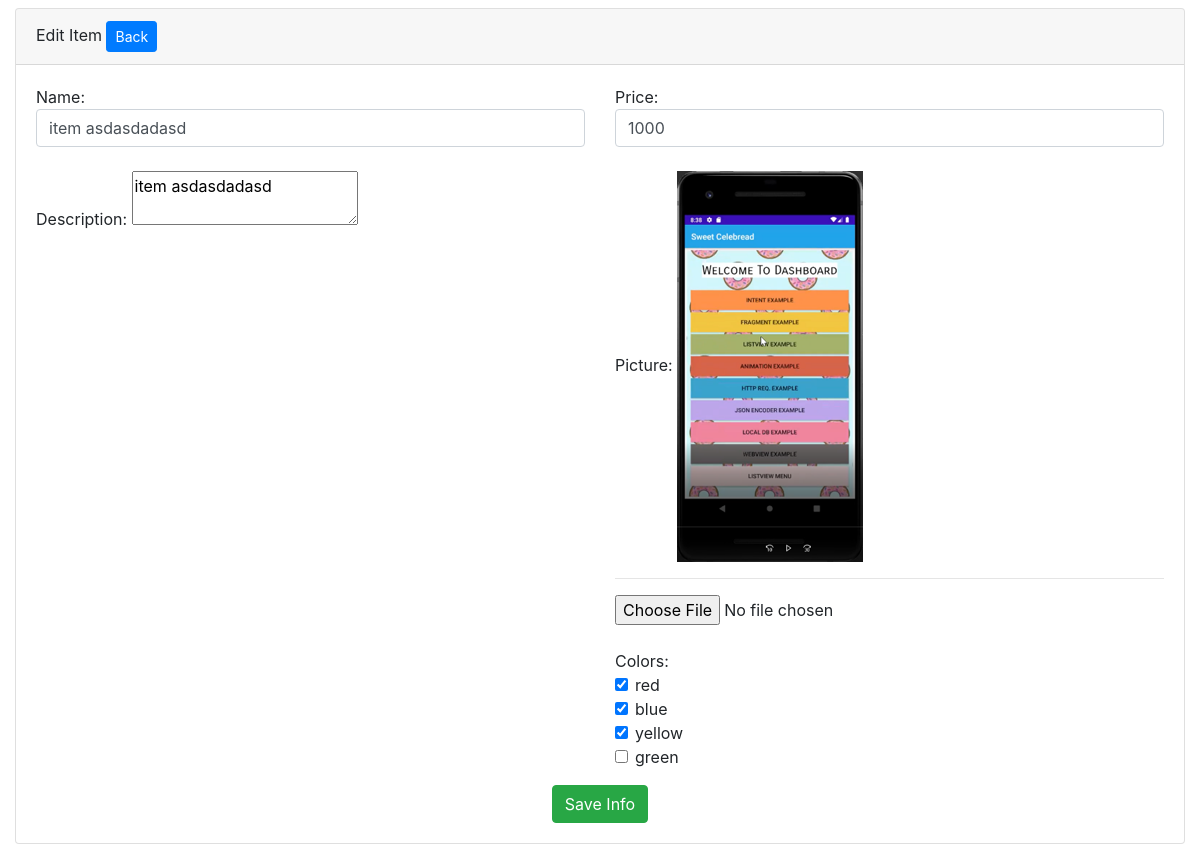
Page /edit.php?id=2 on the committed database.
### tables this page shows
CREATE TABLE `items` (
  `i_id` int(11) NOT NULL,
  `i_name` varchar(255) NOT NULL,
  `i_description` text NOT NULL,
  `i_date` date NOT NULL,
  `i_picture` varchar(255) NOT NULL,
  `i_price` double NOT NULL,
  `i_colors` varchar(100) NOT NULL,
  `i_url` varchar(1000) NOT NULL
);

### edit.php (the view, shortened to what this page needs)
<?php
include_once(__DIR__ . "/config.php");
?>
<!DOCTYPE html>
<html lang="en">
<head>
	<link rel="stylesheet" href="https://cdn.jsdelivr.net/npm/bootstrap@4.6.2/dist/css/bootstrap.min.css">
</head>
<body>
<div class="container-fluid">
	<div class="row">
		<div class="col-md-12">
			<div class="card mt-2">
				<div class="card-header">
					Edit Item
					<a href="index.php" class="btn btn-primary btn-sm">
						Back
					</a>
				</div>
				<div class="card-body">
					<?php
					$id = $_GET["id"];
					$q = mysqli_query($conn, "SELECT * FROM items WHERE i_id = '". $id ."'");
					$n = mysqli_num_rows($q);
					if($n > 0){
						$r = mysqli_fetch_array($q);
				?>
					<form action="" method="POST" enctype="multipart/form-data">
						<div class="row">
							<div class="col-md-6">
								Name:
								<input type="text" name="name" class="form-control" placeholder="Name" value="<?= $r["i_name"] ?>" /><br />
								Description:
								<textarea id="editor" name="description"><?= htmlspecialchars_decode($r["i_description"]) ?></textarea><br />
							</div>
							<div class="col-md-6">
								Price:
								<input type="text" name="price" value="<?= $r["i_price"] ?>" class="form-control" placeholder="0.00" /><br />
								Picture:
								<img class="img img-fluid" src="./uploads/<?= $r["i_picture"] ?>" /><hr />
								<input type="file" name="picture" /><br /><br />
								<?PHP
									$colors = explode(",", $r["i_colors"]);
								?>
								Colors:<br />
								<div class="form-check">
									<label class="form-check-label">
										<input type="checkbox" name="colors[]" <?= in_array("red", $colors) ? "checked" : "" ?> class="form-check-input" value="red"> red
									</label>
								</div>
								<div class="form-check">
									<label class="form-check-label">
										<input type="checkbox" <?= in_array("blue", $colors) ? "checked" : "" ?> name="colors[]" class="form-check-input" value="blue"> blue
									</label>
								</div>
								<div class="form-check">
									<label class="form-check-label">
										<input type="checkbox" <?= in_array("yellow", $colors) ? "checked" : "" ?> name="colors[]" class="form-check-input" value="yellow"> yellow
									</label>
								</div>
								<div class="form-check">
									<label class="form-check-label">
										<input type="checkbox" <?= in_array("green", $colors) ? "checked" : "" ?> name="colors[]" class="form-check-input" value="green"> green
									</label>
								</div>
							</div>
							<div class="col-md-12 text-center pt-3">
								<button name="edit" class="btn btn-success">
									Save Info
								</button>
							</div>
						</div>
					</form>
				<?PHP
					}
				?>
				</div>
			</div>
		</diV>
	</div>
</div>
</body>
</html>

### rows in the picture
items: name "item asdasdadasd", description "item asdasdadasd", price "1000", i_picture (picture), i_colors "☑"
